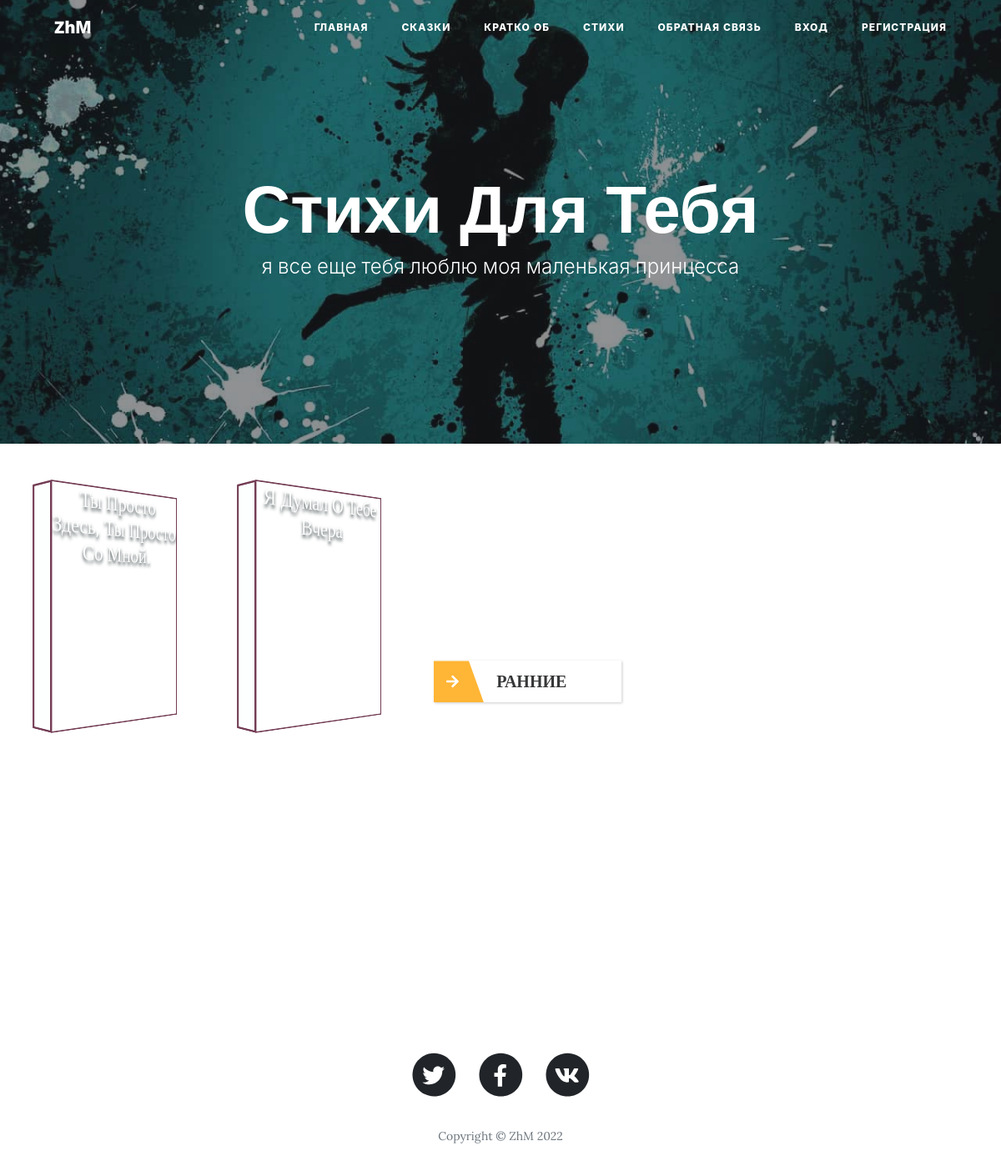
Page /novel on the committed database.
### main.py (models this page shows)
class Novel(db.Model):
    __tablename__ = "novel"
    id = db.Column(db.Integer, primary_key=True)
    date = db.Column(db.String(10), nullable=False)
    title = db.Column(db.String(250), nullable=False)
    subtitle = db.Column(db.String(250), nullable=False)
    body = db.Column(db.String, nullable=False)
    img = db.Column(db.String)
    gif = db.Column(db.String)

### main.py (the view)
@app.route('/novel')
def get_novel():
    novels = db.session.query(Novel).order_by(db.desc(Novel.date)).all()[:2]
    return render_template('novel.html', novels=novels, datetime=datetime, dt=dt)

### templates/novel.html
{% include 'header.html' %}
    <div id="novel">
        {%include 'novelpage.html' %}
    </div>
 {% include 'footer.html' %}

### templates/novelpage.html (shortened to what this page needs)
        <header class="masthead"
                style="background-image: url({{ url_for('static', filename='assets/img-novel/main-novel.jpg') }});
                       margin-bottom: 0px;">
            <div class="overlay"></div>
            <div class="container">
                <div class="row">
                    <div class="col-lg-8 col-md-10 mx-auto">
                        <div class="site-heading">
                            <h1>Стихи Для Тебя</h1>
                            <span class="subheading">я все еще тебя люблю моя маленькая принцесса</span>
                        </div>
                    </div>
                </div>
            </div>
        </header>
        <div class="novel-wrapper">
        <div class="main-novel">
           <ul>
        {% if novels %}
            {% for novel in novels %}
                 <li class="glide__slide" id="{{ novel.id }}">
                    <div class="glide__bg frame l_rotate" style="background-image: url({{ novel.gif }})">
                        <div class="glide__bgc">
                          <span class="oh fw-bold">{{ novel.title }}</span>
                        </div>
                        <div></div>
                        <div></div>
                    </div>
                </li>
            {% endfor %}
        {% endif %}
               <li style="width: 245px; position: relative; height:300px;">
                   <div id="btn_novel_list" class="novel__btn novel__btn_icon" disabled="{{ btnFade }}">
                    <i class="fas fa-arrow-right" aria-hidden="true"></i>
                    РАННИЕ СТИХИ
                    </div>
               </li>
    </ul>
        </div>
    </div>

### static/css-cleanBlog/storylist.css (style rules this page uses)
ul, li, dl { list-style-type: none; margin: 0; padding: 0; }

### static/css-cleanBlog/novel.css (style rules this page uses)
.glide__slide { position: relative; width: 245px; margin: 0 auto }
.glide__bg { position: relative; height: 350px; width: 100%; background-size: cover; background-position-x: center; padding: 40px 15px 15px 15px; text-align: center; transform: translateY(0) scale(1); transform-style: preserve-3d; transition: transform 2s cubic-bezier(0.69, 0.09, 0.39, 0.99); background-repeat-x: repeat; animation: transform-frame 10s infinite ease-in; }
.glide__bg .oh { display: unset; opacity: 1; padding: 3px; line-height: 1.1; font-family: 'Open Sans'; font-size: 1.6em; text-transform: capitalize; text-align: left; text-shadow: rgba(30, 42, 46, .9) 0 4px 5px; transition: opacity 1s ease-in-out; color: white; }
.glide__bgc { position: absolute; top: 0; left: 0; background-color: #000 45; cursor: pointer; opacity: 1; transition: opacity 1s ease-in-out; }
.frame > div { position: absolute; width: 100%; height: 100%; border: 2px solid #733c54; border-radius: 1px; backface-visibility: hidden; }
.frame > :nth-child(2) { top: 0; right: 0; width: 3rem; transform: translate3d(-1px, 0, -3rem) rotateY(90deg); transform-origin: 100% 50%; border-width: 3px; border-right-width: 5px; background: #fdffff 0; }
.frame > :nth-child(3) { top: 0; left: 0; width: 3rem; transform: translate3d(1px, 0, -3rem) rotateY(-90deg); transform-origin: 0 50%; border-width: 3px; border-left-width: 5px; background: #fdffff 0; }
.l_rotate { webkit-transform: scale(0.5) perspective(1000px) rotateY(40deg); transform: scale(0.8) perspective(1000px) rotateY(40deg); }
.novel-wrapper { display: flex; position: relative; }
.main-novel { padding: 20px; min-height: 680px; }
.novel__btn { background: white; color: #363738; font-weight: bold; outline: none; -webkit-box-shadow: 1px 1px 3px 0 rgb(0 0 0 / 20%); box-shadow: 1px 1px 3px 0 rgb(0 0 0 / 20%); overflow: hidden; border-radius: 0; height: 50px; line-height: 50px; display: inline-block; padding: 0; border: none; cursor: pointer; position: absolute; bottom: 0; z-index: 9; }
.novel__btn_icon { padding-right: 20px; margin:10px; }
.novel__btn_icon svg { padding: 0px 30px 0px 15px; margin-right: 10px; height: 50px; line-height: 50px; vertical-align: bottom; color: white; background: #ffb535; -webkit-clip-path: polygon(0 0, 70% 0, 100% 100%, 0% 100%); clip-path: polygon(0 0, 70% 0, 100% 100%, 0% 100%); width: 3em !important; }
@media (max-width:1200px) { .main-novel ul { display: flex; flex-direction: row; flex-wrap: wrap; } }

### rows in the picture
Novel: title "Ты Просто Здесь, Ты Просто Со Мной."
Novel: title "Я Думал О Тебе Вчера"
